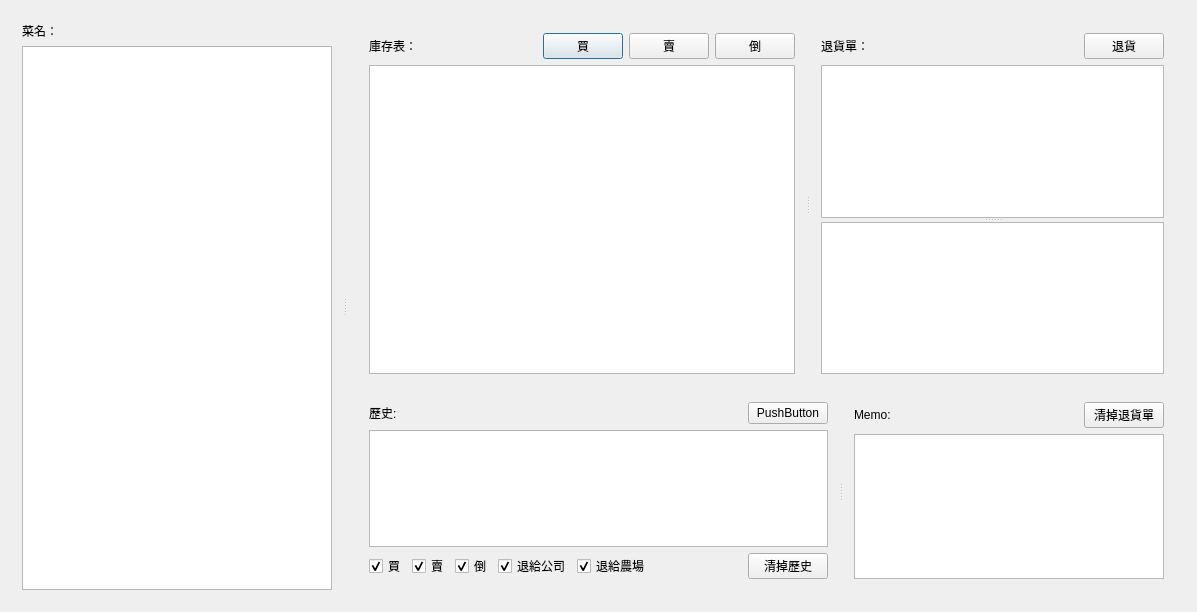
<?xml version="1.0" encoding="UTF-8"?>
<ui version="4.0">
 <class>Dialog</class>
 <widget class="QDialog" name="Dialog">
  <property name="geometry">
   <rect>
    <x>0</x>
    <y>0</y>
    <width>1197</width>
    <height>612</height>
   </rect>
  </property>
  <property name="windowTitle">
   <string>Dialog</string>
  </property>
  <layout class="QVBoxLayout" name="verticalLayout_7">
   <item>
    <widget class="QSplitter" name="splitter_4">
     <property name="orientation">
      <enum>Qt::Horizontal</enum>
     </property>
     <widget class="QWidget" name="">
      <layout class="QVBoxLayout" name="verticalLayout_6">
       <item>
        <widget class="QLabel" name="VegieList">
         <property name="text">
          <string>菜名：</string>
         </property>
        </widget>
       </item>
       <item>
        <layout class="QGridLayout" name="gridLayout">
         <property name="sizeConstraint">
          <enum>QLayout::SetDefaultConstraint</enum>
         </property>
         <item row="1" column="0">
          <widget class="QListWidget" name="vegeList"/>
         </item>
        </layout>
       </item>
      </layout>
     </widget>
     <widget class="QWidget" name="">
      <layout class="QVBoxLayout" name="verticalLayout_5">
       <item>
        <widget class="QSplitter" name="splitter_2">
         <property name="orientation">
          <enum>Qt::Horizontal</enum>
         </property>
         <widget class="QWidget" name="">
          <layout class="QVBoxLayout" name="verticalLayout_2">
           <item>
            <layout class="QHBoxLayout" name="horizontalLayout_8">
             <property name="sizeConstraint">
              <enum>QLayout::SetDefaultConstraint</enum>
             </property>
             <item>
              <widget class="QLabel" name="Inventory">
               <property name="sizePolicy">
                <sizepolicy hsizetype="Maximum" vsizetype="Preferred">
                 <horstretch>0</horstretch>
                 <verstretch>0</verstretch>
                </sizepolicy>
               </property>
               <property name="text">
                <string>庫存表：</string>
               </property>
              </widget>
             </item>
             <item>
              <widget class="QLabel" name="changeTotal">
               <property name="text">
                <string/>
               </property>
              </widget>
             </item>
             <item>
              <widget class="QPushButton" name="Buy">
               <property name="sizePolicy">
                <sizepolicy hsizetype="Maximum" vsizetype="Fixed">
                 <horstretch>0</horstretch>
                 <verstretch>0</verstretch>
                </sizepolicy>
               </property>
               <property name="text">
                <string>買</string>
               </property>
              </widget>
             </item>
             <item>
              <widget class="QPushButton" name="Sell">
               <property name="sizePolicy">
                <sizepolicy hsizetype="Maximum" vsizetype="Fixed">
                 <horstretch>0</horstretch>
                 <verstretch>0</verstretch>
                </sizepolicy>
               </property>
               <property name="text">
                <string>賣</string>
               </property>
              </widget>
             </item>
             <item>
              <widget class="QPushButton" name="dumpButton">
               <property name="sizePolicy">
                <sizepolicy hsizetype="Maximum" vsizetype="Fixed">
                 <horstretch>0</horstretch>
                 <verstretch>0</verstretch>
                </sizepolicy>
               </property>
               <property name="text">
                <string>倒</string>
               </property>
              </widget>
             </item>
            </layout>
           </item>
           <item>
            <layout class="QGridLayout" name="gridLayout_2">
             <item row="0" column="0">
              <widget class="QListWidget" name="breakDown"/>
             </item>
            </layout>
           </item>
          </layout>
         </widget>
         <widget class="QWidget" name="">
          <layout class="QVBoxLayout" name="verticalLayout">
           <item>
            <layout class="QHBoxLayout" name="horizontalLayout_2">
             <item>
              <widget class="QLabel" name="Returns">
               <property name="text">
                <string>退貨單：</string>
               </property>
              </widget>
             </item>
             <item>
              <widget class="QLabel" name="label">
               <property name="text">
                <string/>
               </property>
              </widget>
             </item>
             <item>
              <widget class="QLabel" name="label_2">
               <property name="text">
                <string/>
               </property>
              </widget>
             </item>
             <item>
              <widget class="QPushButton" name="Return">
               <property name="sizePolicy">
                <sizepolicy hsizetype="Maximum" vsizetype="Fixed">
                 <horstretch>0</horstretch>
                 <verstretch>0</verstretch>
                </sizepolicy>
               </property>
               <property name="text">
                <string>退貨</string>
               </property>
              </widget>
             </item>
            </layout>
           </item>
           <item>
            <widget class="QSplitter" name="splitter">
             <property name="orientation">
              <enum>Qt::Vertical</enum>
             </property>
             <widget class="QListWidget" name="returnList"/>
             <widget class="QListWidget" name="returnToFarm"/>
            </widget>
           </item>
          </layout>
         </widget>
        </widget>
       </item>
       <item>
        <widget class="QSplitter" name="splitter_3">
         <property name="orientation">
          <enum>Qt::Horizontal</enum>
         </property>
         <widget class="QWidget" name="">
          <layout class="QVBoxLayout" name="verticalLayout_4">
           <item>
            <layout class="QHBoxLayout" name="horizontalLayout_5">
             <item>
              <widget class="QLabel" name="Total">
               <property name="text">
                <string>歷史:</string>
               </property>
              </widget>
             </item>
             <item>
              <widget class="QPushButton" name="pushButton">
               <property name="sizePolicy">
                <sizepolicy hsizetype="Maximum" vsizetype="Fixed">
                 <horstretch>0</horstretch>
                 <verstretch>0</verstretch>
                </sizepolicy>
               </property>
               <property name="text">
                <string>PushButton</string>
               </property>
              </widget>
             </item>
            </layout>
           </item>
           <item>
            <layout class="QGridLayout" name="gridLayout_3">
             <item row="0" column="0">
              <widget class="QListWidget" name="historyList"/>
             </item>
            </layout>
           </item>
           <item>
            <layout class="QHBoxLayout" name="horizontalLayout_4">
             <item>
              <layout class="QHBoxLayout" name="horizontalLayout">
               <item>
                <widget class="QCheckBox" name="buyCheck">
                 <property name="enabled">
                  <bool>true</bool>
                 </property>
                 <property name="sizePolicy">
                  <sizepolicy hsizetype="Minimum" vsizetype="Fixed">
                   <horstretch>0</horstretch>
                   <verstretch>0</verstretch>
                  </sizepolicy>
                 </property>
                 <property name="text">
                  <string>買</string>
                 </property>
                 <property name="checked">
                  <bool>true</bool>
                 </property>
                </widget>
               </item>
               <item>
                <widget class="QCheckBox" name="sellCheck">
                 <property name="sizePolicy">
                  <sizepolicy hsizetype="Minimum" vsizetype="Fixed">
                   <horstretch>0</horstretch>
                   <verstretch>0</verstretch>
                  </sizepolicy>
                 </property>
                 <property name="text">
                  <string>賣</string>
                 </property>
                 <property name="checked">
                  <bool>true</bool>
                 </property>
                </widget>
               </item>
               <item>
                <widget class="QCheckBox" name="dumpCheck">
                 <property name="sizePolicy">
                  <sizepolicy hsizetype="Minimum" vsizetype="Fixed">
                   <horstretch>0</horstretch>
                   <verstretch>0</verstretch>
                  </sizepolicy>
                 </property>
                 <property name="text">
                  <string>倒</string>
                 </property>
                 <property name="checked">
                  <bool>true</bool>
                 </property>
                </widget>
               </item>
               <item>
                <widget class="QCheckBox" name="returnCheck">
                 <property name="sizePolicy">
                  <sizepolicy hsizetype="Minimum" vsizetype="Fixed">
                   <horstretch>0</horstretch>
                   <verstretch>0</verstretch>
                  </sizepolicy>
                 </property>
                 <property name="text">
                  <string>退給公司</string>
                 </property>
                 <property name="checked">
                  <bool>true</bool>
                 </property>
                </widget>
               </item>
               <item>
                <widget class="QCheckBox" name="tuiCheck">
                 <property name="text">
                  <string>退給農場</string>
                 </property>
                 <property name="checked">
                  <bool>true</bool>
                 </property>
                </widget>
               </item>
              </layout>
             </item>
             <item>
              <widget class="QLabel" name="label_3">
               <property name="text">
                <string/>
               </property>
              </widget>
             </item>
             <item>
              <widget class="QPushButton" name="clearHistoryButton">
               <property name="sizePolicy">
                <sizepolicy hsizetype="Maximum" vsizetype="Fixed">
                 <horstretch>0</horstretch>
                 <verstretch>0</verstretch>
                </sizepolicy>
               </property>
               <property name="text">
                <string>清掉歷史</string>
               </property>
              </widget>
             </item>
            </layout>
           </item>
          </layout>
         </widget>
         <widget class="QWidget" name="">
          <layout class="QVBoxLayout" name="verticalLayout_3">
           <item>
            <layout class="QHBoxLayout" name="horizontalLayout_3">
             <item>
              <widget class="QLabel" name="Memo">
               <property name="text">
                <string>Memo:</string>
               </property>
              </widget>
             </item>
             <item>
              <widget class="QPushButton" name="clearReturnButton">
               <property name="sizePolicy">
                <sizepolicy hsizetype="Maximum" vsizetype="Fixed">
                 <horstretch>0</horstretch>
                 <verstretch>0</verstretch>
                </sizepolicy>
               </property>
               <property name="text">
                <string>清掉退貨單</string>
               </property>
              </widget>
             </item>
            </layout>
           </item>
           <item>
            <widget class="QTextEdit" name="Memo_2"/>
           </item>
          </layout>
         </widget>
        </widget>
       </item>
      </layout>
     </widget>
    </widget>
   </item>
  </layout>
 </widget>
 <layoutdefault spacing="6" margin="11"/>
 <resources/>
 <connections>
  <connection>
   <sender>buyCheck</sender>
   <signal>toggled(bool)</signal>
   <receiver>Dialog</receiver>
   <slot>slot1()</slot>
   <hints>
    <hint type="sourcelabel">
     <x>289</x>
     <y>577</y>
    </hint>
    <hint type="destinationlabel">
     <x>35</x>
     <y>563</y>
    </hint>
   </hints>
  </connection>
  <connection>
   <sender>sellCheck</sender>
   <signal>clicked()</signal>
   <receiver>Dialog</receiver>
   <slot>slot1()</slot>
   <hints>
    <hint type="sourcelabel">
     <x>366</x>
     <y>577</y>
    </hint>
    <hint type="destinationlabel">
     <x>137</x>
     <y>579</y>
    </hint>
   </hints>
  </connection>
  <connection>
   <sender>dumpCheck</sender>
   <signal>clicked()</signal>
   <receiver>Dialog</receiver>
   <slot>slot1()</slot>
   <hints>
    <hint type="sourcelabel">
     <x>439</x>
     <y>575</y>
    </hint>
    <hint type="destinationlabel">
     <x>72</x>
     <y>576</y>
    </hint>
   </hints>
  </connection>
  <connection>
   <sender>returnCheck</sender>
   <signal>clicked()</signal>
   <receiver>Dialog</receiver>
   <slot>slot1()</slot>
   <hints>
    <hint type="sourcelabel">
     <x>505</x>
     <y>575</y>
    </hint>
    <hint type="destinationlabel">
     <x>253</x>
     <y>406</y>
    </hint>
   </hints>
  </connection>
  <connection>
   <sender>tuiCheck</sender>
   <signal>clicked()</signal>
   <receiver>Dialog</receiver>
   <slot>slot1()</slot>
   <hints>
    <hint type="sourcelabel">
     <x>583</x>
     <y>574</y>
    </hint>
    <hint type="destinationlabel">
     <x>258</x>
     <y>294</y>
    </hint>
   </hints>
  </connection>
 </connections>
 <slots>
  <slot>slot1()</slot>
 </slots>
</ui>
